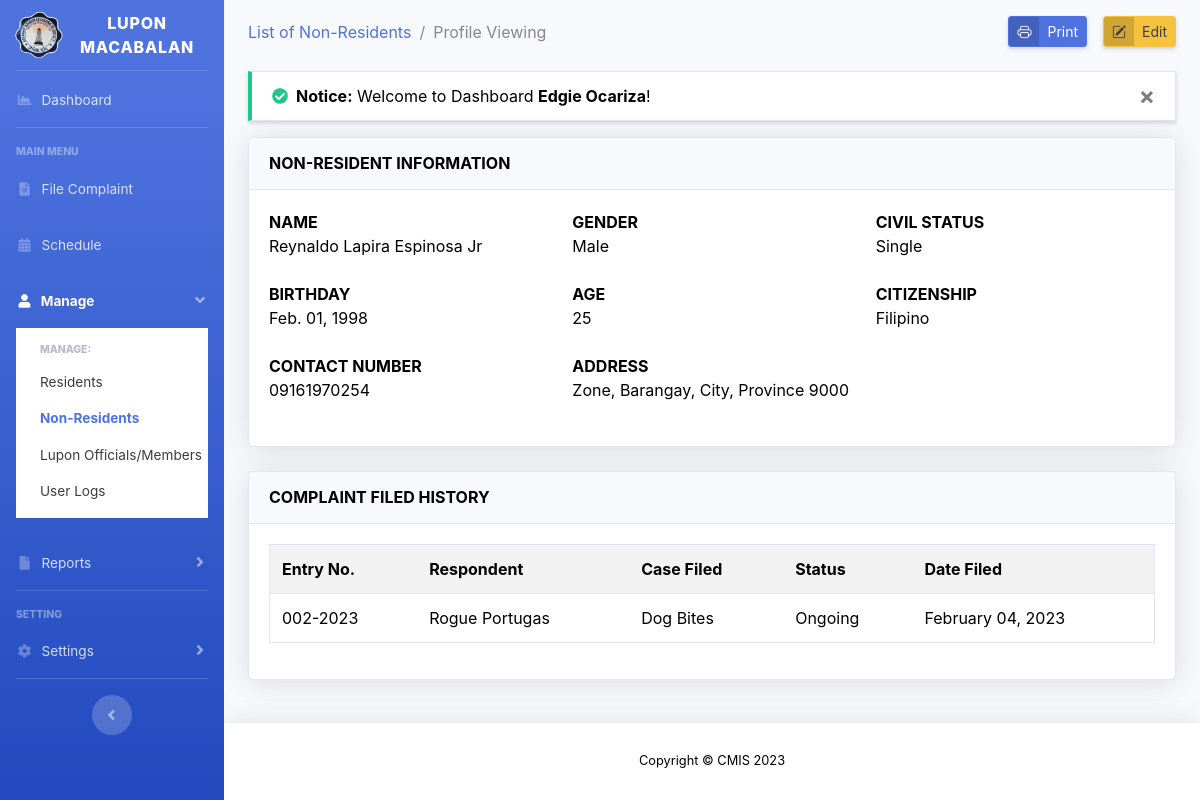
/view-non-resident-profile.php?id=2 (signed in), run on the app's committed database.
### tables this page shows
CREATE TABLE `tbl_non_residents` (
  `nres_id` int(15) unsigned NOT NULL AUTO_INCREMENT,
  `nres_fname` varchar(50) NOT NULL,
  `nres_mname` varchar(50) NOT NULL,
  `nres_lname` varchar(50) NOT NULL,
  `nres_suffix` varchar(5) NOT NULL,
  `nres_birthday` date NOT NULL,
  `nres_age` int(3) NOT NULL,
  `nres_gender` text NOT NULL,
  `citizenship_id` int(11) NOT NULL,
  `nres_cstatus` text NOT NULL,
  `nres_zone` text NOT NULL,
  `nres_barangay` text NOT NULL,
  `nres_city` text NOT NULL,
  `nres_province` text NOT NULL,
  `nres_zcode` text NOT NULL,
  `nres_contact` varchar(11) NOT NULL,
  `nres_regdatetime` timestamp NOT NULL DEFAULT current_timestamp(),
  `nres_moddatetime` timestamp NOT NULL DEFAULT current_timestamp() ON UPDATE current_timestamp(),
  PRIMARY KEY (`nres_id`),
  KEY `citizenship_id` (`citizenship_id`)
);

CREATE TABLE `tbl_citizenship` (
  `citizenship_id` int(10) unsigned NOT NULL AUTO_INCREMENT,
  `citizenship_name` varchar(50) NOT NULL,
  `citizenship_description` text NOT NULL,
  `citizenship_regdatetime` timestamp NOT NULL DEFAULT current_timestamp(),
  PRIMARY KEY (`citizenship_id`)
);

CREATE TABLE `tbl_file_complaint` (
  `fc_id` varchar(50) NOT NULL,
  `comp_id` int(15) NOT NULL,
  `resp_id` int(15) NOT NULL,
  `com_id` int(15) NOT NULL,
  `fc_statement` text NOT NULL,
  `status_id` tinyint(3) NOT NULL DEFAULT 1,
  `fc_type` tinyint(3) NOT NULL DEFAULT 0 COMMENT '[0] = Resident\r\n[1] = Non Resident',
  `fc_regdatetime` timestamp NOT NULL DEFAULT current_timestamp(),
  `fc_moddatetime` timestamp NOT NULL DEFAULT current_timestamp() ON UPDATE current_timestamp(),
  PRIMARY KEY (`fc_id`),
  KEY `comp_id` (`comp_id`,`resp_id`,`com_id`,`status_id`)
);

CREATE TABLE `tbl_residents` (
  `res_id` int(15) unsigned NOT NULL AUTO_INCREMENT,
  `res_fname` varchar(50) NOT NULL,
  `res_mname` varchar(50) NOT NULL,
  `res_lname` varchar(50) NOT NULL,
  `res_suffix` varchar(5) NOT NULL,
  `res_birthday` date NOT NULL,
  `res_age` int(3) NOT NULL,
  `res_gender` text NOT NULL,
  `res_cstatus` text NOT NULL,
  `zone_id` int(11) NOT NULL,
  `res_contact` varchar(11) NOT NULL,
  `res_regDateTime` timestamp NOT NULL DEFAULT current_timestamp(),
  `res_moddatetime` timestamp NOT NULL DEFAULT current_timestamp() ON UPDATE current_timestamp(),
  PRIMARY KEY (`res_id`),
  KEY `zone_id` (`zone_id`)
);

CREATE TABLE `tbl_complaint_type` (
  `com_id` int(15) NOT NULL AUTO_INCREMENT,
  `com_name` varchar(100) NOT NULL,
  `com_details` text NOT NULL,
  `com_regdatetime` timestamp NOT NULL DEFAULT current_timestamp(),
  PRIMARY KEY (`com_id`)
);

CREATE TABLE `tbl_status` (
  `status_id` int(11) unsigned NOT NULL AUTO_INCREMENT,
  `status_name` varchar(50) NOT NULL,
  `status_description` text NOT NULL,
  `status_regdatetime` timestamp NOT NULL DEFAULT current_timestamp(),
  PRIMARY KEY (`status_id`)
);

### view-non-resident-profile.php (the view, shortened to what this page needs)
<?php
include 'layouts/header.php';
include 'config/connection.php';
$id = $_GET['id'];
$row = $connection->query("SELECT * FROM tbl_non_residents WHERE nres_id = '$id'")->fetch_assoc();
$citizenship_id = $row['citizenship_id'];
$cdata = $connection->query("SELECT * FROM tbl_citizenship WHERE citizenship_id = '$citizenship_id'")->fetch_assoc();
$complainant = $connection->query("SELECT * FROM tbl_file_complaint WHERE comp_id = '$id' AND fc_type = 1");
?>
<div id="content">
	<div class="container-fluid">
		<div class="d-sm-flex align-items-center mb-4">
			<div class="breadcrumb-item"><a href="non-residents.php">List of Non-Residents</a></div>
			<div class="breadcrumb-item active">Profile Viewing</div>
			<button href="#" class="ml-auto btn btn-sm btn-primary btn-icon-split shadow-sm" id="print">
				<span class="icon">
					<i class="bi bi-printer"></i>
				</span>
				<span class="text">Print</span>
			</button>
			<a href="#" class="ml-3 btn btn-sm text-gray-900 btn-warning btn-icon-split shadow-sm" data-toggle="modal" data-target="#editNonResidentModal">
				<span class="icon">
					<i class="bi bi-pencil-square"></i>
				</span>
				<span class="text">Edit</span>
			</a>
		</div>
		<?php include 'config/message.php'; ?>
		<div id="printThis">
			<div class="card shadow mb-4">
				<div class="card-header py-3">
					<h6 class="m-0 font-weight-bold card-title">NON-RESIDENT INFORMATION</h6>
				</div>
				<div class="card-body">
					<dl>
						<div class="row mb-3">
							<div class="col-sm-4">
								<dt>NAME</dt>
								<dd id="fullname"><?= $row['nres_fname'] . ' ' . $row['nres_mname'] . ' ' . $row['nres_lname'] . ' ' . $row['nres_suffix']; ?></dd>
							</div>
							<div class="col-sm-4">
								<dt>GENDER</dt>
								<dd id="gender"><?= $row['nres_gender'] ?></dd>
							</div>
							<div class="col-sm-4">
								<dt>CIVIL STATUS</dt>
								<dd id="civil"><?= $row['nres_cstatus'] ?></dd>
							</div>
						</div>
						<div class="row mb-3">
							<div class="col-sm-4">
								<dt>BIRTHDAY</dt>
								<dd id="birthday"><?= date('M. d, Y', strtotime($row['nres_birthday'])) ?></dd>
							</div>
							<div class="col-sm-4">
								<dt>AGE</dt>
								<dd id="age"><?= $row['nres_age'] ?></dd>
							</div>
							<div class="col-sm-4">
								<dt>CITIZENSHIP</dt>
								<dd id="citizenship"><?= $cdata['citizenship_name'] ?></dd>
							</div>
						</div>
						<div class="row">
							<div class="col-sm-4">
								<dt>CONTACT NUMBER</dt>
								<dd id="contact"><?= $row['nres_contact'] ?></dd>
							</div>
							<div class="col-sm-8">
								<dt>ADDRESS</dt>
								<dd id="address">
									<?php
									echo $row['nres_zone'] . ', ' . $row['nres_barangay'] . ', ' . $row['nres_city']  . ', ' . $row['nres_province'] . ' ' . $row['nres_zcode'];
									?>
								</dd>
							</div>
						</div>
					</dl>
				</div>
			</div>
			<div class="card shadow mb-4">
				<div class="card-header py-3">
					<h6 class="m-0 font-weight-bold card-title">COMPLAINT FILED HISTORY</h6>
				</div>
				<div class="card-body">
					<?php if ($complainant->num_rows > 0) : ?>
						<div class="table-responsive">
							<table class="table table-striped text-gray-900 border" width="100%">
								<tr>
									<th>Entry No.</th>
									<th>Respondent</th>
									<th>Case Filed</th>
									<th>Status</th>
									<th>Date Filed</th>
								</tr>
								<?php
								while ($rowc = $complainant->fetch_assoc()) {
									$resp_id = $rowc['resp_id'];
									$resp1 = $connection->query("SELECT * FROM tbl_residents WHERE res_id = '$resp_id'")->fetch_assoc();
									$rp_fullname = $resp1['res_fname'] . ' ' . $resp1['res_mname'] . ' ' . $resp1['res_lname'];
								?>
									<tr>
										<td><?= $rowc['fc_id'] ?></td>
										<td><?= $rp_fullname ?></td>
										<td>
											<?php
											$com_id = $rowc['com_id'];
											$complaint = $connection->query("SELECT * FROM tbl_complaint_type WHERE com_id = '$com_id'")->fetch_assoc();
											echo $complaint['com_name'];
											?>
										</td>
										<td>
											<?php
											$status_id = $rowc['status_id'];
											$status = $connection->query("SELECT * FROM tbl_status WHERE status_id = '$status_id'")->fetch_assoc();
											if (!empty($status['status_name'])) {
												echo $status['status_name'];
											} else {
												echo "---";
											}
											?>
										</td>
										<td><?= date('F d, Y', strtotime($rowc['fc_regdatetime'])) ?></td>
									</tr>
								<?php
								}
								?>
							</table>
						</div>
					<?php else : ?>
						<h6 class="text-center font-italic text-gray-500">No data available</h6>
					<?php endif; ?>
				</div>
			</div>
		</div>
	</div>
</div>
<?php
include 'layouts/footer.php';
?>

### layouts/header.php (style rules this page uses)
body { color: black !important; }
#content { margin-top: 1rem; }
body { background-color: black !important; }
.text-black, table td, table tbody th { color: black !important; }

### data on the page
tbl_non_residents: nres_fname "Reynaldo", nres_mname "Lapira", nres_lname "Espinosa", nres_suffix "Jr", nres_gender "Male", nres_cstatus "Single", nres_birthday "Feb. 01, 1998", nres_age "25", nres_contact "09161970254", nres_zone "Zone", nres_barangay "Barangay", nres_city "City", nres_province "Province", nres_zcode "9000"
tbl_citizenship: citizenship_name "Filipino"
tbl_file_complaint: fc_id "002-2023", tbl_residents.res_fname+res_mname+res_lname "Rogue Portugas", com.com_name "Dog Bites", status.status_name "Ongoing", fc_regdatetime "February 04, 2023"

### other printed values
$_SESSION['message_success'] "Welcome to Dashboard Edgie Ocariza !"
